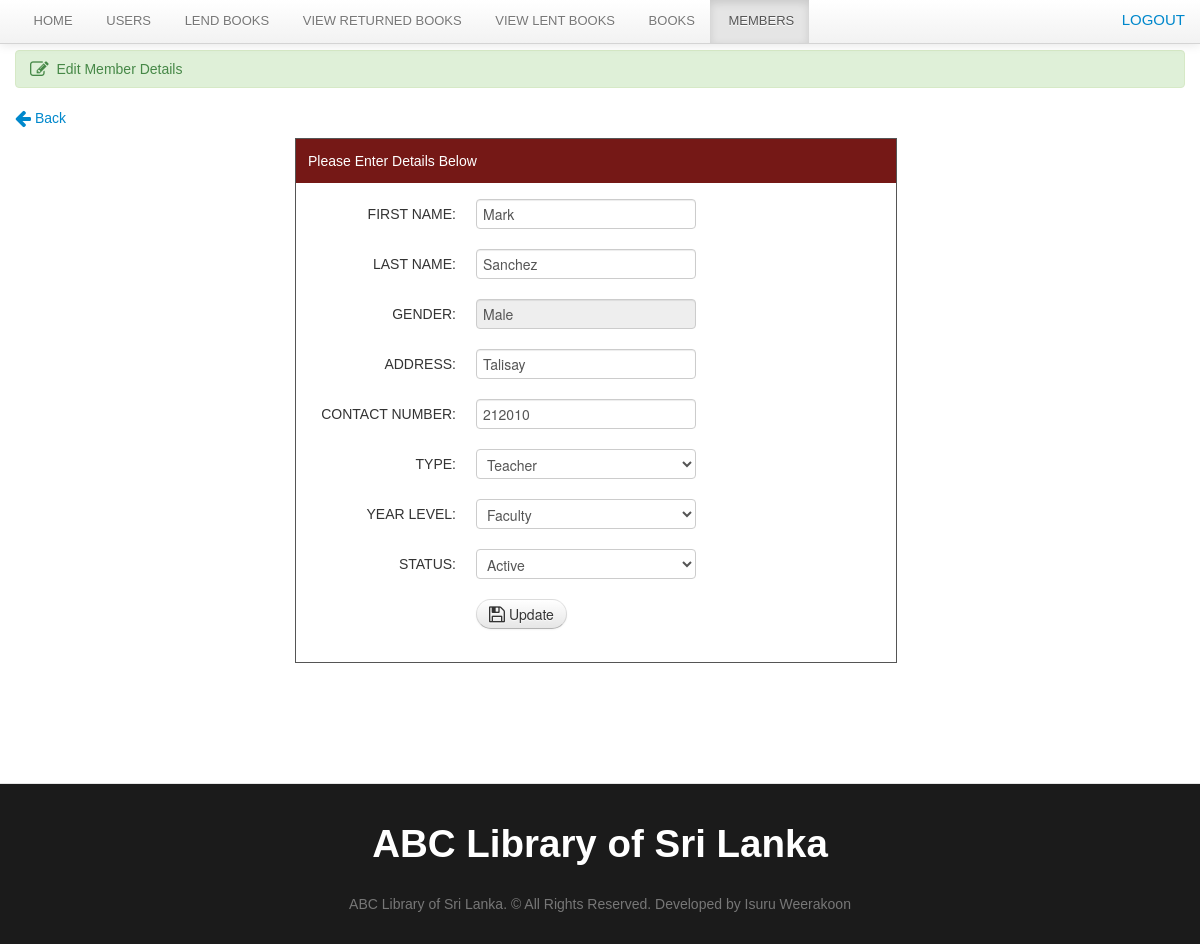
/librarian/edit_member.php?id=1, run on the app's committed database.
### tables this page shows
CREATE TABLE `member` (
  `member_id` int(11) NOT NULL,
  `firstname` varchar(100) NOT NULL,
  `lastname` varchar(100) NOT NULL,
  `gender` varchar(10) NOT NULL,
  `address` varchar(100) NOT NULL,
  `contact` varchar(100) NOT NULL,
  `type` varchar(100) NOT NULL,
  `year_level` varchar(100) NOT NULL,
  `status` varchar(100) NOT NULL
);

### librarian/edit_member.php (the view, shortened to what this page needs)
<?php include('header.php'); ?>
<?php include('navbar_member.php'); ?>
<?php $get_id = $_GET['id']; ?>
	<div class="container">
		<div class="margin-top">
			<div class="row">
				<div class="span12">
                    <?php
                        $query = mysqli_query($connect,"select * from member where member_id='$get_id'")or die("Query Failed -> ".mysqli_error($connect));
                        $row=mysqli_fetch_array($query);
                    ?>
					<div class="alert alert-success"><i class="icon-edit icon-large"></i>&nbsp; Edit Member Details</div>
					<p><a class="btn-default" href="member.php"><i class="icon-arrow-left icon-large"></i>&nbsp;Back</a></p>
					<div class="addstudent">
						<div class="details">Please Enter Details Below</div>
						<form class="form-horizontal" method="POST" action="update_member.php" enctype="multipart/form-data">
							<div class="control-group">
								<label class="control-label" for="inputEmail">First name:</label>
								<div class="controls">
									<input type="text" id="inputEmail" name="firstname" value="<?php echo $row['firstname']; ?>" placeholder="Firstname" required>
								</div>
							</div>
							<div class="control-group">
								<label class="control-label" for="inputPassword">Last name:</label>
								<div class="controls">
									<input type="text" id="inputPassword" name="lastname" value="<?php echo $row['lastname']; ?>" placeholder="Lastname" required>
								</div>
							</div>
							<div class="control-group">
								<label class="control-label" for="inputPassword">Gender:</label>
								<div class="controls">
									<input type="text" id="inputPassword" name="gender" disabled="disabled" value="<?php echo $row['gender']; ?>" placeholder="Gender" required>
								</div>
							</div>
							<div class="control-group">
								<label class="control-label" for="inputPassword">Address:</label>
								<div class="controls">
									<input type="text" id="inputPassword" name="address" value="<?php echo $row['address']; ?>" placeholder="Address" required>
								</div>
							</div>
							<div class="control-group">
								<label class="control-label" for="inputPassword">Contact Number:</label>
								<div class="controls">
									<input type='tel' pattern="[0-9]{11,11}" class="search" name="contact" value="<?php echo $row['contact']; ?>" placeholder="Phone Number"  autocomplete="off"  maxlength="11" >
								</div>
							</div>
							<div class="control-group">
								<label class="control-label" for="inputPassword">Type:</label>
								<div class="controls">
									<select name="type" required>
										<option><?php echo $row['type']; ?></option>
									</select>
								</div>
							</div>
							<div class="control-group">
								<label class="control-label" for="inputPassword">Year Level:</label>
								<div class="controls">
									<select name="year_level" required>
										<option><?php echo $row['year_level']; ?></option>
									</select>
								</div>
							</div>
							<div class="control-group">
								<label class="control-label" for="inputPassword">Status:</label>
								<div class="controls">
									<select name="status" required>
										<option><?php  echo $row['status']; ?></option>
									</select>
								</div>
							</div>
							<div class="control-group">
								<div class="controls">
									<button name="submit" type="submit" class="btn btn-default"><i class="icon-save icon-large"></i>&nbsp;Update</button>
								</div>
							</div>
						</form>
					</div>
				</div>
			</div>
		</div>
	</div>
<?php include('footer.php') ?>

### css/docs.css (style rules this page uses)
body { font-family:'TR Century Gothic',Helvetica,Arial,sans-serif !important; }
.btn { border-radius: 25px !important; }
.alert { text-shadow: none; }
.addstudent { border: 1px solid #555555; margin-bottom: 50px; margin-left: 280px; padding-bottom: 13px; width: 600px; }
.details { background: none repeat scroll 0 0 #751816; color: #FFFFFF; margin-bottom: 16px; padding: 12px; }
.form-horizontal .control-label { float: left; padding-top: 5px; text-align: right; width: 160px; text-transform:uppercase; }
.margin-top { margin-top:50px; }
body { background: url(../img/grid_noise.png); position: relative; }

### css/print.css (style rules this page uses)
.btn { display:none; }
.alert { display:none; }
body { font-family:arial; font-size:13px; }

### data on the page
member: firstname "Mark", lastname "Sanchez", gender "Male", address "Talisay", contact "212010", type "Teacher", year_level "Faculty", status "Active"
